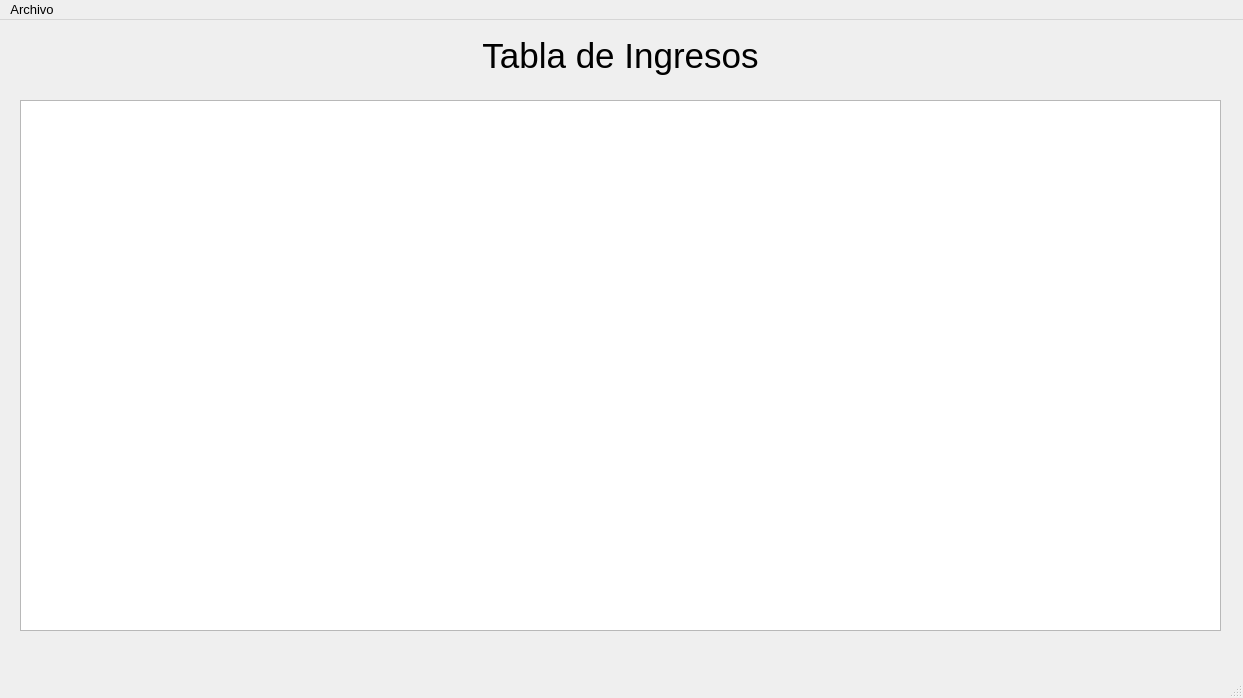
<?xml version="1.0" encoding="UTF-8"?>
<ui version="4.0">
 <class>Ingresos</class>
 <widget class="QMainWindow" name="Ingresos">
  <property name="geometry">
   <rect>
    <x>0</x>
    <y>0</y>
    <width>1243</width>
    <height>698</height>
   </rect>
  </property>
  <property name="minimumSize">
   <size>
    <width>1243</width>
    <height>698</height>
   </size>
  </property>
  <property name="font">
   <font>
    <pointsize>10</pointsize>
   </font>
  </property>
  <property name="windowTitle">
   <string>Ingresos</string>
  </property>
  <widget class="QWidget" name="centralwidget">
   <widget class="QTableView" name="table_ingresos">
    <property name="geometry">
     <rect>
      <x>20</x>
      <y>80</y>
      <width>1201</width>
      <height>531</height>
     </rect>
    </property>
    <property name="maximumSize">
     <size>
      <width>1201</width>
      <height>531</height>
     </size>
    </property>
    <property name="locale">
     <locale language="Spanish" country="Spain"/>
    </property>
    <property name="sizeAdjustPolicy">
     <enum>QAbstractScrollArea::AdjustToContents</enum>
    </property>
    <property name="alternatingRowColors">
     <bool>true</bool>
    </property>
    <property name="selectionMode">
     <enum>QAbstractItemView::ContiguousSelection</enum>
    </property>
    <property name="sortingEnabled">
     <bool>true</bool>
    </property>
    <attribute name="horizontalHeaderShowSortIndicator" stdset="0">
     <bool>true</bool>
    </attribute>
   </widget>
   <widget class="QLabel" name="lbl_title">
    <property name="geometry">
     <rect>
      <x>10</x>
      <y>0</y>
      <width>1221</width>
      <height>71</height>
     </rect>
    </property>
    <property name="font">
     <font>
      <family>Arial</family>
      <pointsize>26</pointsize>
      <bold>false</bold>
     </font>
    </property>
    <property name="cursor">
     <cursorShape>ArrowCursor</cursorShape>
    </property>
    <property name="autoFillBackground">
     <bool>true</bool>
    </property>
    <property name="locale">
     <locale language="Spanish" country="Spain"/>
    </property>
    <property name="text">
     <string>Tabla de Ingresos</string>
    </property>
    <property name="alignment">
     <set>Qt::AlignCenter</set>
    </property>
   </widget>
  </widget>
  <widget class="QMenuBar" name="menubar">
   <property name="geometry">
    <rect>
     <x>0</x>
     <y>0</y>
     <width>1243</width>
     <height>24</height>
    </rect>
   </property>
   <widget class="QMenu" name="menuArchivo">
    <property name="title">
     <string>Archivo</string>
    </property>
    <addaction name="actionActualizar"/>
   </widget>
   <addaction name="menuArchivo"/>
  </widget>
  <widget class="QStatusBar" name="statusbar"/>
  <action name="actionActualizar">
   <property name="text">
    <string>Actualizar</string>
   </property>
  </action>
 </widget>
 <resources/>
 <connections/>
</ui>
